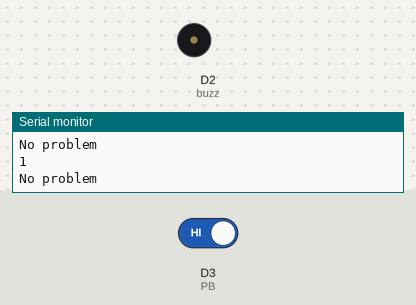
The sketch below on a simulated ESP8266 (NodeMCU). Parts: buzzer (waves = sounding, pin HIGH), the last lines printed to the serial monitor. The test bench sets the inputs (shaded band); at power-on: D3 (PB) HIGH. WiFi joins after 1.5 s; servers stay silent unless stated.

Above: at 3.0 s.
3.1 s: D3 (PB) driven LOW
At 3.7 s:
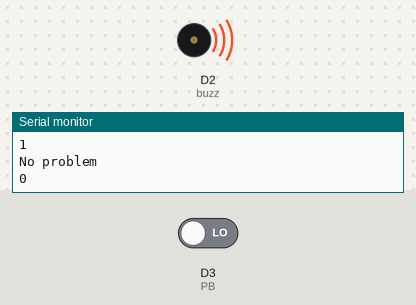
6.1 s: D3 (PB) driven HIGH
At 6.9 s:
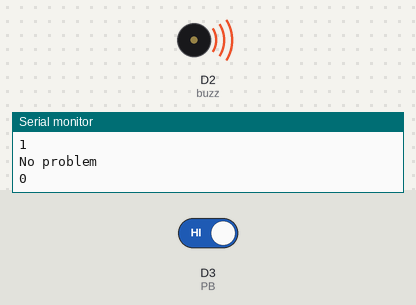
Timing chart, 0 to 9.1 s (numbered marks = the images above; inputs shaded):
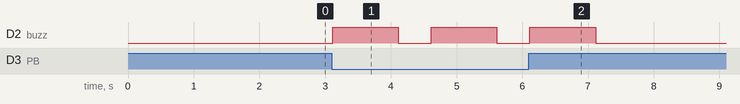

Measured:
- after the input at 3.1 s, D2 (buzz): alternates HIGH for 1.0 s and LOW for 0.50 s, starting at once
- after the input at 6.1 s, D2 (buzz): goes on until 7.1 s, then stays LOW

The sketch:

Old_people_help_alert_system.ino
```cpp
#define BLYNK_PRINT Serial

#define BLYNK_TEMPLATE_ID "TMPL35Zc-vvmU"
#define BLYNK_TEMPLATE_NAME "smart alert system for patients or old age people"
#define BLYNK_AUTH_TOKEN "HuEuBLzM0eiwapRglKdXesqB-rCqy4BR"


#include <ESP8266WiFi.h>
#include <BlynkSimpleEsp8266.h>

// Your WiFi credentials.
// Set password to "" for open networks.
char ssid[] = "realme 9 Pro+";
char pass[] = "1234567890";
int PB = D3;
int buzz = D2;

void setup() {
  // Debug console
  Serial.begin(9600);
  pinMode(PB, INPUT);
  pinMode(buzz, OUTPUT);
  Blynk.begin(BLYNK_AUTH_TOKEN, ssid, pass);
}

void loop() {
  Blynk.run();
  int pb = digitalRead(PB);
  Serial.println(pb);

  if (pb == 0) {
    Blynk.logEvent("alert","Please attend me");
    digitalWrite(buzz, HIGH);
    delay(1000);
    digitalWrite(buzz, LOW);
    delay(500);
    digitalWrite(buzz, HIGH);
    delay(1000);
    digitalWrite(buzz, LOW);
    delay(500);
    digitalWrite(buzz, HIGH);
    delay(1000);
    digitalWrite(buzz, LOW);
    delay(500);


  }
  else {
    Serial.println("No problem");
  }
}
```
